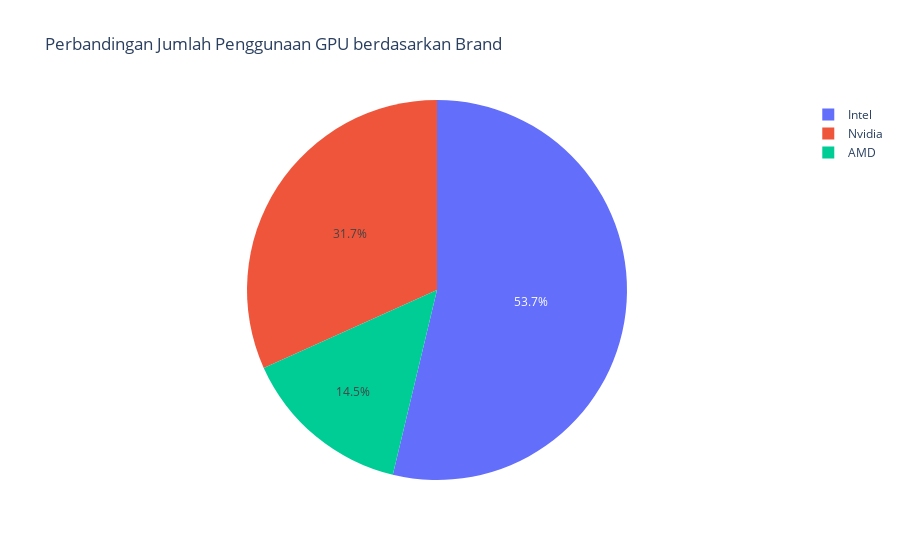

Source (notebook cell):
### Markdown cell above
*GPU Name*

### Code cell
gpu_name = laptop.groupby(['gpu_name']).size().reset_index(name='counts')

fig = px.pie(gpu_name, names = 'gpu_name', values = 'counts', labels = {'counts': 'Jumlah Laptop'}, title = 'Perbandingan Jumlah Penggunaan GPU berdasarkan Brand')

fig.show()

### Figure 1 — Plotly figure (JSON) as saved in the notebook; plotly's stock layout.template omitted (floating-point values rounded to 4 significant figures)
{"data": [{"domain": {"x": [0, 1], "y": [0, 1]}, "hovertemplate": "gpu_name=%{label}<br>Jumlah Laptop=%{value}<extra></extra>", "labels": ["AMD", "Intel", "Nvidia"], "legendgroup": "", "name": "", "showlegend": true, "type": "pie", "values": [142, 525, 310]}], "layout": {"legend": {"tracegroupgap": 0}, "title": {"text": "Perbandingan Jumlah Penggunaan GPU berdasarkan Brand"}}}
